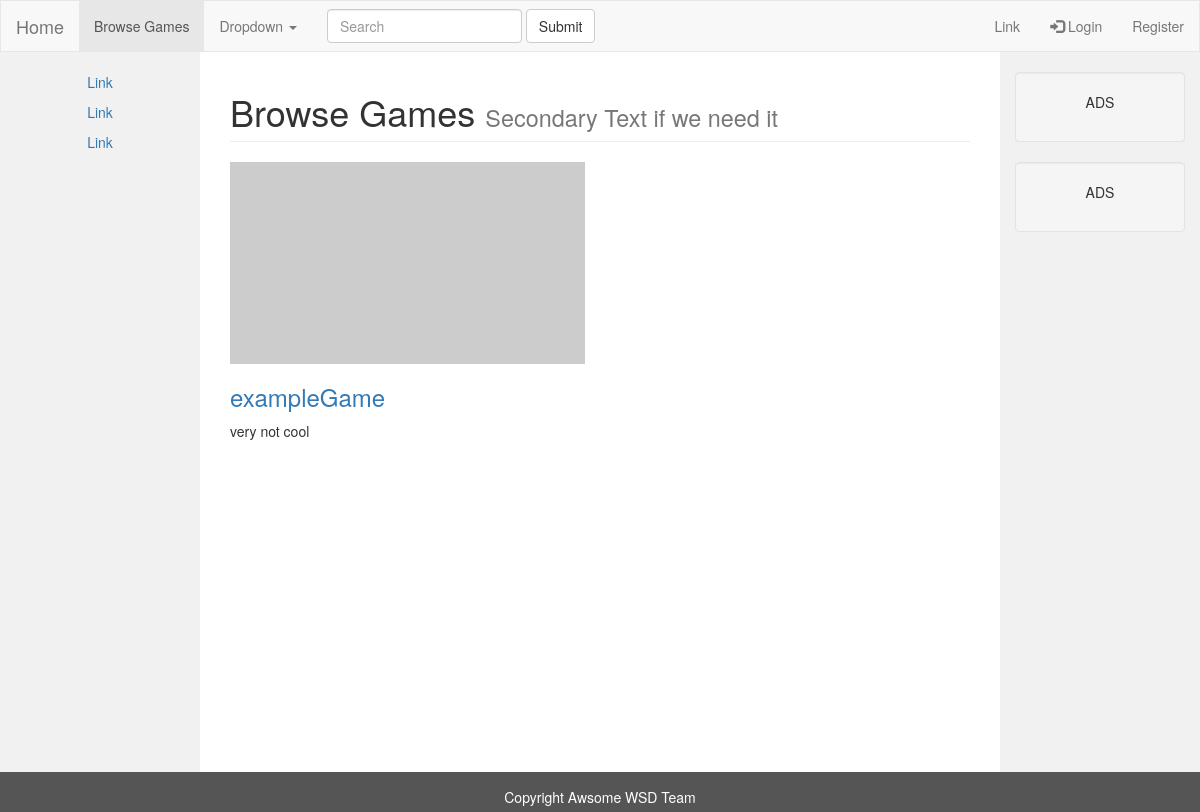
The page /browseGames/ on the database as committed earlier.
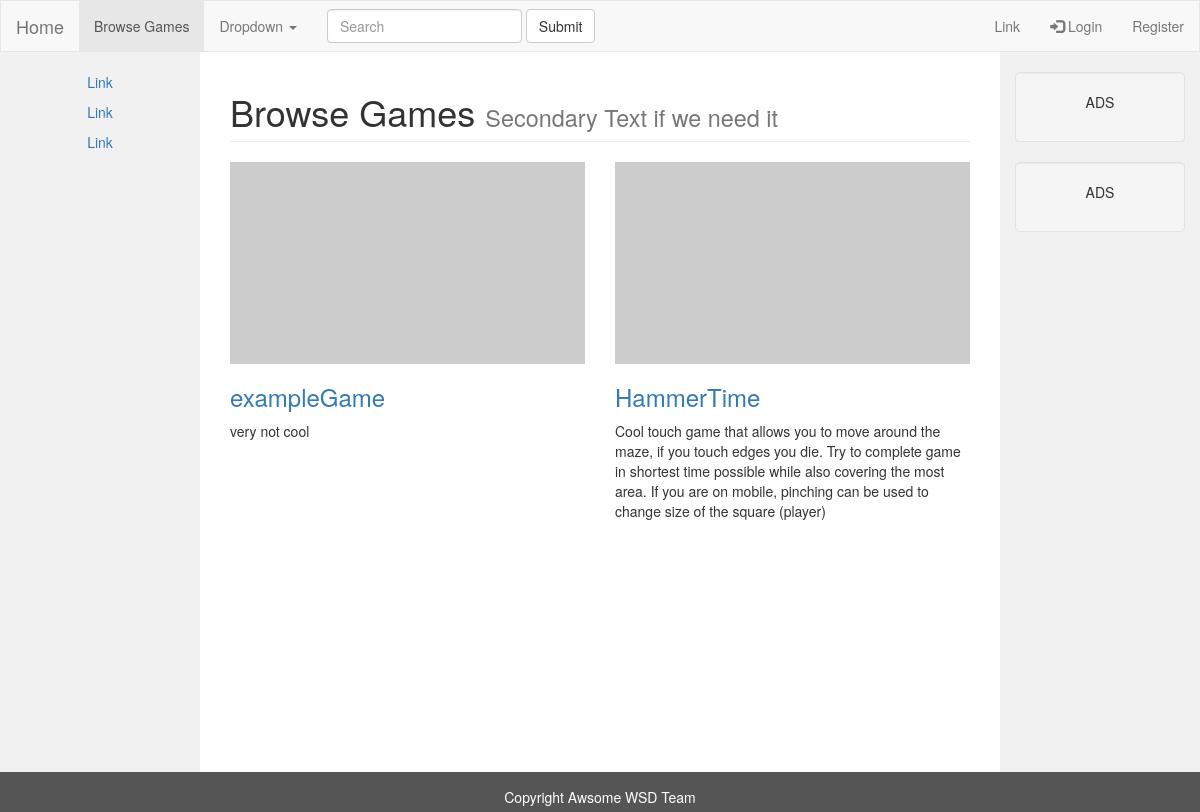
The same page on the database as committed later.
### awsomeProject/models.py (models this page shows)
class Game(models.Model):
    name = models.CharField(max_length=255, unique=True)
    url = models.URLField()
    price = models.FloatField()
    description = models.TextField(default='')

### awsomeProject/views.py (the view)
# urls.py: url(r'^browseGames/$', views.browseGames, name='browseGames'),
def browseGames(request):
    games = Game.objects.all()
    return render(request, "browseGames.html", {"games" : games })

### awsomeProject/templates/browseGames.html (shortened to what this page needs)
{% extends "base.html" %}
{% block main %}
<div class="col-lg-12">
                <h1 class="page-header"> Browse Games
                    <small>Secondary Text if we need it</small>
                </h1>
</div>
{% for game in games %}
<div class="col-md-6 portfolio-item">
               <a href={% url "game" game.name %}>
                   <img class="img-responsive" src="http://placehold.it/700x400" alt="">
               <h3>
                   <a href={% url "game" game.name %}> {{game.name}}</a>
               </h3>
               <p> {{game.description}}</p>
</div>
{% endfor %}
{% endblock %}

Rows that differ between the two databases and show on the page:
added Game: name "HammerTime", description "Cool touch game that allows you to move around the maze, if you touch edges you die. Try to complete game in shortest time possible while also covering the most area. If you are on mobile, pinching can be used to change size of the square (player)"
